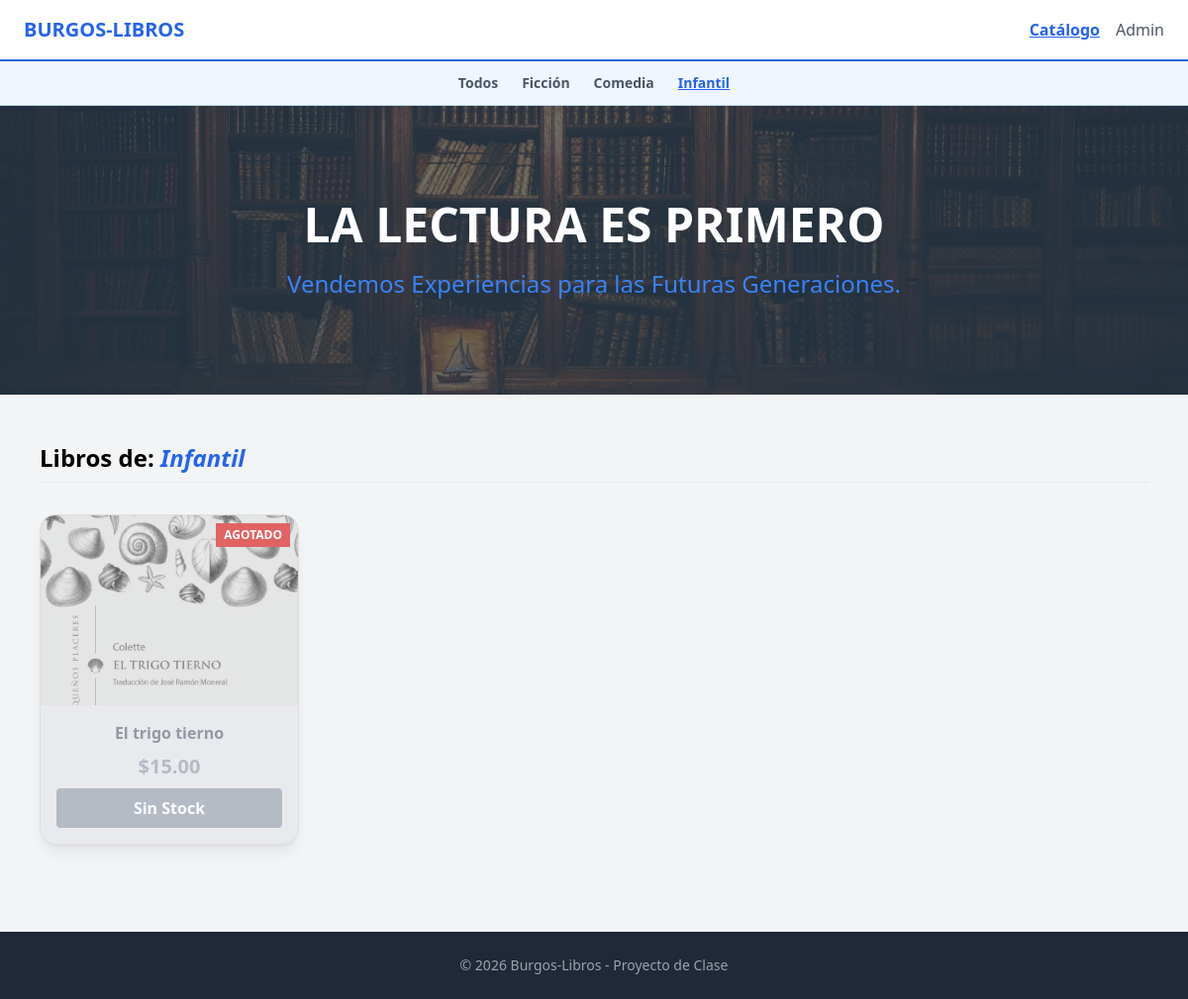
The page /index.php?cat=Infantil on the database its author committed.
### tables this page shows
CREATE TABLE `productos` (
  `id` int NOT NULL,
  `nombre` varchar(150) NOT NULL,
  `precio` decimal(10,2) NOT NULL,
  `stock` int NOT NULL DEFAULT '0',
  `imagen` varchar(255) NOT NULL,
  `categoria` varchar(50) DEFAULT 'Ficción'
);

### index.php (the view, shortened to what this page needs)
<?php
include 'conexion.php';
$categoria_seleccionada = isset($_GET['cat']) ? $_GET['cat'] : 'Todos';
?>
<!DOCTYPE html>
<html lang="es">
<head>
  <script src="https://cdn.tailwindcss.com"></script>
</head>
<body class="bg-gray-100">
  <nav class="bg-white border-b-2 border-blue-600 p-4">
    <div class="max-w-6xl mx-auto flex justify-between items-center">
      <span class="text-xl font-bold text-blue-600">BURGOS-LIBROS</span>
      <div class="flex gap-4 items-center">
        <a href="index.php" class="text-blue-600 font-bold underline">Catálogo</a>
        <a href="admin.php" class="text-gray-600 hover:text-blue-600">Admin</a>
      </div>
    </div>
  </nav>
  <div class="bg-blue-50 border-b border-blue-200 py-3">
    <div class="max-w-6xl mx-auto flex justify-center gap-6 font-semibold text-sm">
      <a href="index.php?cat=Todos" class="<?php echo ($categoria_seleccionada == 'Todos') ? 'text-blue-600 underline' : 'text-gray-600 hover:text-blue-600'; ?>">Todos</a>
      <a href="index.php?cat=Ficción" class="<?php echo ($categoria_seleccionada == 'Ficción') ? 'text-blue-600 underline' : 'text-gray-600 hover:text-blue-600'; ?>">Ficción</a>
      <a href="index.php?cat=Comedia" class="<?php echo ($categoria_seleccionada == 'Comedia') ? 'text-blue-600 underline' : 'text-gray-600 hover:text-blue-600'; ?>">Comedia</a>
      <a href="index.php?cat=Infantil" class="<?php echo ($categoria_seleccionada == 'Infantil') ? 'text-blue-600 underline' : 'text-gray-600 hover:text-blue-600'; ?>">Infantil</a>
    </div>
  </div>
  <header class="relative bg-slate-700 text-white py-24 overflow-hidden">
    <img src="img/principalbiblioteca.avif" alt="Biblioteca Digital" class="absolute inset-0 w-full h-full object-cover opacity-30" />
    <div class="mx-auto px-4 text-center relative z-10">
      <h1 class="text-5xl font-bold mb-5">LA LECTURA ES PRIMERO</h1>
      <p class="text-blue-500 text-2xl">Vendemos Experiencias para las Futuras Generaciones.</p>
    </div>
  </header>
  <main class="max-w-6xl mx-auto px-4 py-12">
    <h2 class="text-2xl font-bold mb-8 border-b pb-2">
      Libros de: <span class="text-blue-600 italic"><?php echo htmlspecialchars($categoria_seleccionada); ?></span>
    </h2>
    <div class="grid grid-cols-1 sm:grid-cols-2 lg:grid-cols-4 gap-6">
      <?php
      if ($categoria_seleccionada == 'Todos') {
          $stmt = $pdo->query("SELECT * FROM productos");
      } else {
          $stmt = $pdo->prepare("SELECT * FROM productos WHERE categoria = ?");
          $stmt->execute([$categoria_seleccionada]);
      }
      while ($row = $stmt->fetch()):
          $hayStock = $row['stock'] > 0;
      ?>
      <div class="flex flex-col rounded-2xl shadow-lg overflow-hidden border transition-all
        <?php echo $hayStock ? 'bg-white border-gray-100 hover:shadow-2xl hover:-translate-y-2' : 'bg-gray-200 border-gray-300 opacity-70'; ?>">
        <div class="relative">
          <img src="img/<?php echo $row['imagen']; ?>" alt="Libro" class="w-full h-48 object-cover <?php echo !$hayStock ? 'grayscale' : ''; ?>">
          <?php if (!$hayStock): ?>
            <span class="absolute top-2 right-2 bg-red-600 text-white text-xs px-2 py-1 font-bold">AGOTADO</span>
          <?php endif; ?>
        </div>
        <div class="p-4 text-center flex-grow flex flex-col justify-between">
          <div>
            <h3 class="font-bold <?php echo $hayStock ? 'text-gray-800' : 'text-gray-500'; ?>">
              <?php echo htmlspecialchars($row['nombre']); ?>
            </h3>
            <p class="<?php echo $hayStock ? 'text-green-600' : 'text-gray-400'; ?> font-bold text-xl my-2">
              $<?php echo $row['precio']; ?>
            </p>
          </div>
          <?php if ($hayStock): ?>
            <button class="w-full bg-blue-600 text-white py-2 font-bold rounded hover:bg-blue-700">Comprar</button>
          <?php else: ?>
            <button disabled class="w-full bg-gray-400 text-white py-2 font-bold rounded cursor-not-allowed">Sin Stock</button>
          <?php endif; ?>
        </div>
      </div>
      <?php endwhile; ?>
    </div>
  </main>
  <footer class="bg-gray-800 text-white py-6 mt-10">
    <div class="text-center text-sm text-gray-400">
      &copy; 2026 Burgos-Libros - Proyecto de Clase
    </div>
  </footer>
</body>
</html>

### rows shown on the page
productos: imagen (picture), stock "AGOTADO", nombre "El trigo tierno", precio "15.00"

### other values the page prints
$categoria_seleccionada "Infantil"
